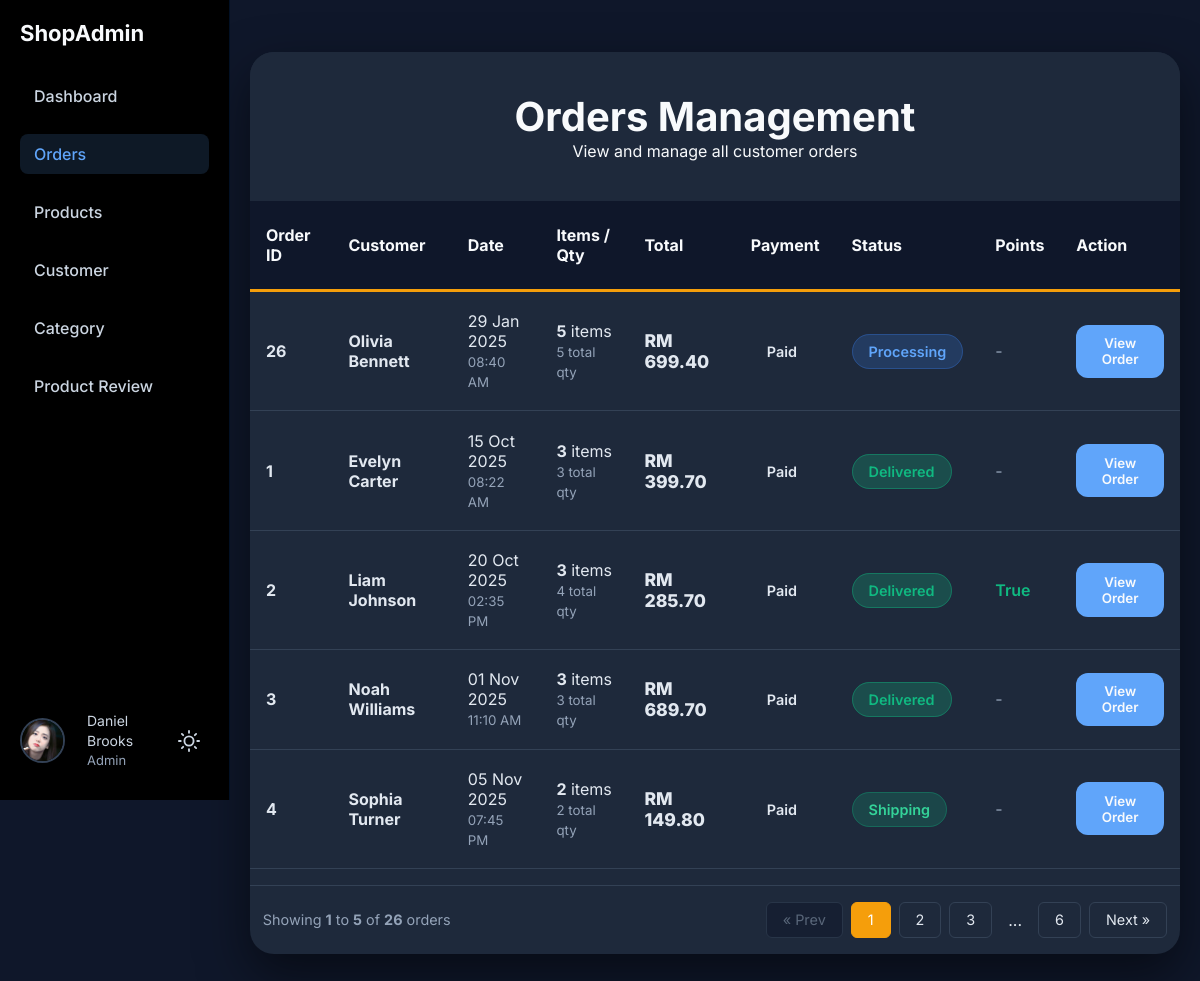
/pages/admin/admin-order.php (signed in), run on an earlier commit of the app's database.
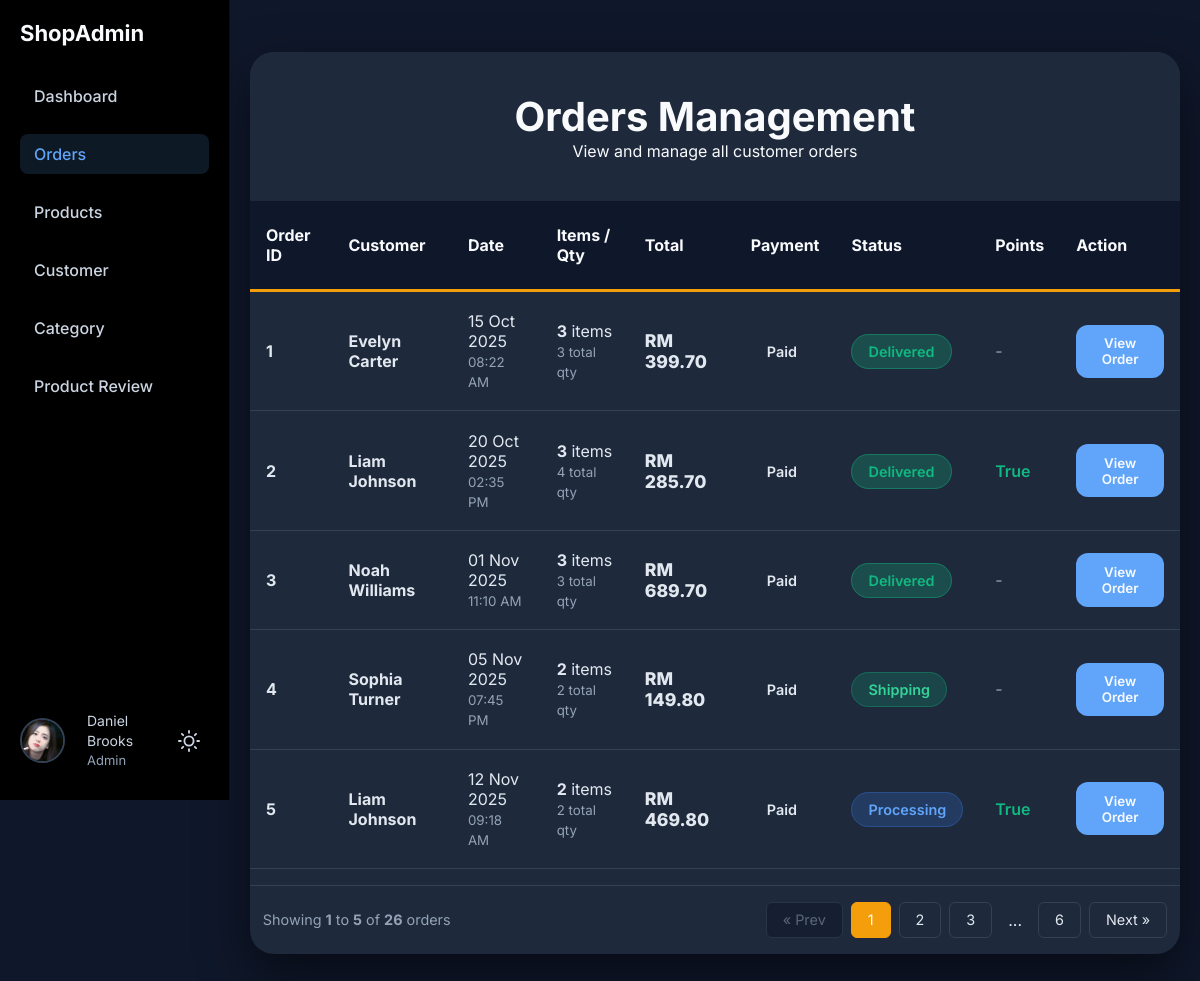
And on a later commit of the database.
### tables this page shows
CREATE TABLE `orders` (
  `order_id` int(11) NOT NULL,
  `user_id` varchar(12) DEFAULT NULL,
  `order_at` timestamp NOT NULL DEFAULT current_timestamp(),
  `deliver_at` date DEFAULT NULL,
  `payment_status` enum('Pending','Paid','Failed','Refunded','Redeemed') NOT NULL,
  `status` enum('Pending','Processing','Shipping','Delivered','Cancelled') NOT NULL,
  `total_price` decimal(10,2) NOT NULL,
  `utilize_point` tinyint(1) NOT NULL DEFAULT 0,
  `address_id` int(11) NOT NULL
);

CREATE TABLE `users` (
  `user_id` varchar(12) NOT NULL,
  `user_name` varchar(50) NOT NULL,
  `user_role` enum('Member','Admin') NOT NULL DEFAULT 'Member',
  `email` varchar(50) NOT NULL,
  `hash_password` varchar(255) NOT NULL,
  `account_status` enum('Unblock','Blocked','Unverify') NOT NULL DEFAULT 'Unblock'
);

### DAO/order-dao.php (called while the page is built, shortened)
<?php
function getAllOrdersAdmin()
{
    global $_db;
    try {
        $sql = "SELECT
                    o.order_id,
                    o.order_at,
                    u.user_name,
                    u.email,
                    o.total_price,
                    o.payment_status,
                    o.status,
                    o.utilize_point,
                    COUNT(DISTINCT oi.product_id) AS total_items,
                    SUM(oi.qty) AS total_quantity
                FROM orders o
                LEFT JOIN users u ON o.user_id = u.user_id
                LEFT JOIN orderitem oi ON o.order_id = oi.order_id
                GROUP BY o.order_id
                ORDER BY o.order_at ASC";
        $stmt = $_db->prepare($sql);
        $stmt->execute();
        return $stmt->fetchAll(PDO::FETCH_OBJ);
    } catch (PDOException $e) {
        error_log("Get All Orders Admin Error: " . $e->getMessage());
        return [];
    }
}

### controller/order-controller.php (called while the page is built, shortened)
<?php
require_once  __DIR__ . '/../_base.php';
require __DIR__ . '/../DAO/order-dao.php';
function getOrderHistoryAdmin()
{
    return getAllOrdersAdmin();
}

### pages/admin/admin-order.php (the view, shortened to what the changed rows need)
<?php
require '../../controller/order-controller.php';
include 'adminHeader.php';
$all_orders = getOrderHistoryAdmin();
$limit = 5;
$page = isset($_GET['page']) ? (int)$_GET['page'] : 1;
$total_records = count($all_orders);
$total_pages = ceil($total_records / $limit);
$offset = ($page - 1) * $limit;
$orders = array_slice($all_orders, $offset, $limit);
?>
<link rel="stylesheet" href="../../css/admin-order.css">
<link rel="stylesheet" href="../../css/msg.css">
<div class="admin-container">
    <div class="admin-header">
        <h1>Orders Management</h1>
    </div>
    <table class="orders-table">
        <thead>
            <tr>
                <th>Order ID</th>
                <th>Customer</th>
                <th>Date</th>
                <th>Items / Qty</th>
                <th>Total</th>
                <th>Payment</th>
                <th>Status</th>
                <th>Points</th>
                <th>Action</th>
            </tr>
        </thead>
        <tbody>
            <?php if (is_array($orders) && !empty($orders)): ?>
                <?php foreach ($orders as $order): ?>
                    <?php if (is_object($order) && isset($order->order_id)): ?>
                        <tr>
                            <td data-label="Order ID"><strong><?= $order->order_id ?></strong></td>
                            <td data-label="Customer">
                                <a
                                    style="text-decoration:none; color:var(--color-text-primary);"
                                    href="../admin/admin-order-detail.php?id=<?= $order->order_id ?>"
                                    <?= empty($order->user_name) ? '"' : '' ?>>
                                    <div><strong><?= htmlspecialchars($order->user_name ?? 'Unknown') ?></strong></div>
                                </a>
                            </td>
                            <td data-label="Date">
                                <?= isset($order->order_at) ? date('d M Y', strtotime($order->order_at)) : 'N/A' ?><br>
                                <small style="color:#94a3b8;">
                                    <?= isset($order->order_at) ? date('h:i A', strtotime($order->order_at)) : '' ?>
                                </small>
                            </td>
                            <td data-label="Items / Qty">
                                <strong><?= $order->total_items ?? 0 ?></strong> item<?= ($order->total_items ?? 0) > 1 ? 's' : '' ?><br>
                                <small style="color:#94a3b8;"><?= $order->total_quantity ?? 0 ?> total qty</small>
                            </td>
                            <td data-label="Total" class="total-price">
                                RM <?= number_format($order->total_price ?? 0, 2) ?>
                            </td>
                            <td data-label="Payment">
                                <span class="status <?= strtolower($order->payment_status ?? 'unknown') ?>">
                                    <?= ucfirst($order->payment_status ?? 'Unknown') ?>
                                </span>
                            </td>
                            <td data-label="Status">
                                <span class="status <?= strtolower($order->status ?? 'unknown') ?>">
                                    <?= ucfirst($order->status ?? 'Unknown') ?>
                                </span>
                            </td>
                            <td data-label="Points">
                                <?php if (isset($order->utilize_point) && $order->utilize_point): ?>
                                    <span style="color: #10b981; font-weight: 600;">True</span>
                                <?php else: ?>
                                    <span style="color: #94a3b8;">-</span>
                                <?php endif; ?>
                            </td>
                            <td data-label="Action">
                                <button class="btn-small btn-view" onclick="viewOrderDetails(<?= $order->order_id ?? 0 ?>)">
                                    View Order
                                </button>
                            </td>
                        </tr>
                    <?php endif; ?>
                <?php endforeach; ?>
            <?php endif; ?>
        </tbody>
    </table>
    <?php if ($total_pages > 1): ?>
        <div class="pagination-container">
            <div class="pagination-controls">
                <a href="?page=<?= $page - 1 ?>" class="page-btn <?= ($page <= 1) ? 'disabled' : '' ?>">
                    &laquo; Prev
                </a>
                <?php
                $start = max(1, $page - 2);
                $end = min($total_pages, $page + 2);
                for ($i = $start; $i <= $end; $i++): ?>
                    <a href="?page=<?= $i ?>" class="page-btn <?= ($i == $page) ? 'active' : '' ?>">
                        <?= $i ?>
                    </a>
                <?php endfor;
                if ($end < $total_pages) {
                    if ($end < $total_pages - 1) echo '<span style="padding:0.5rem">...</span>';
                    echo '<a href="?page=' . $total_pages . '" class="page-btn">' . $total_pages . '</a>';
                }
                ?>
                <a href="?page=<?= $page + 1 ?>" class="page-btn <?= ($page >= $total_pages) ? 'disabled' : '' ?>">
                    Next &raquo;
                </a>
            </div>
        </div>
    <?php endif; ?>
</div>
<?php include 'adminFooter.php'; ?>

What changed in the data, as far as the page shows it:
no longer on this page (row edited): orders: order_id "26", user.user_name "Olivia Bennett", order_at "29 Jan 2025", order_at "08:40 AM", total_items "5", total_quantity "5", total_price "699.40", payment_status "Paid", status "Processing"
now on this page (row unchanged): orders: order_id "5", user.user_name "Liam Johnson", order_at "12 Nov 2025", order_at "09:18 AM", total_items "2", total_quantity "2", total_price "469.80", payment_status "Paid", status "Processing", utilize_point "True"
